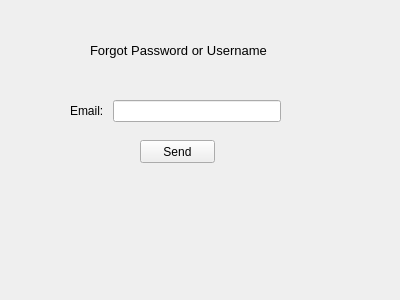
<?xml version="1.0" encoding="UTF-8"?>
<ui version="4.0">
 <class>Forgot</class>
 <widget class="QWidget" name="Forgot">
  <property name="geometry">
   <rect>
    <x>0</x>
    <y>0</y>
    <width>400</width>
    <height>300</height>
   </rect>
  </property>
  <property name="windowTitle">
   <string>Forgot Password </string>
  </property>
  <property name="autoFillBackground">
   <bool>true</bool>
  </property>
  <widget class="QWidget" name="layoutWidget">
   <property name="geometry">
    <rect>
     <x>70</x>
     <y>100</y>
     <width>211</width>
     <height>22</height>
    </rect>
   </property>
   <layout class="QHBoxLayout" name="horizontalLayout">
    <item>
     <widget class="QLabel" name="label_2">
      <property name="font">
       <font>
        <pointsize>9</pointsize>
       </font>
      </property>
      <property name="text">
       <string>Email: </string>
      </property>
     </widget>
    </item>
    <item>
     <widget class="QLineEdit" name="lineEdit"/>
    </item>
   </layout>
  </widget>
  <widget class="QPushButton" name="pushButton_2">
   <property name="geometry">
    <rect>
     <x>140</x>
     <y>140</y>
     <width>75</width>
     <height>23</height>
    </rect>
   </property>
   <property name="text">
    <string>Send</string>
   </property>
  </widget>
  <widget class="QLabel" name="label">
   <property name="geometry">
    <rect>
     <x>90</x>
     <y>40</y>
     <width>181</width>
     <height>20</height>
    </rect>
   </property>
   <property name="font">
    <font>
     <pointsize>10</pointsize>
    </font>
   </property>
   <property name="text">
    <string>Forgot Password or Username </string>
   </property>
  </widget>
 </widget>
 <resources/>
 <connections/>
</ui>
